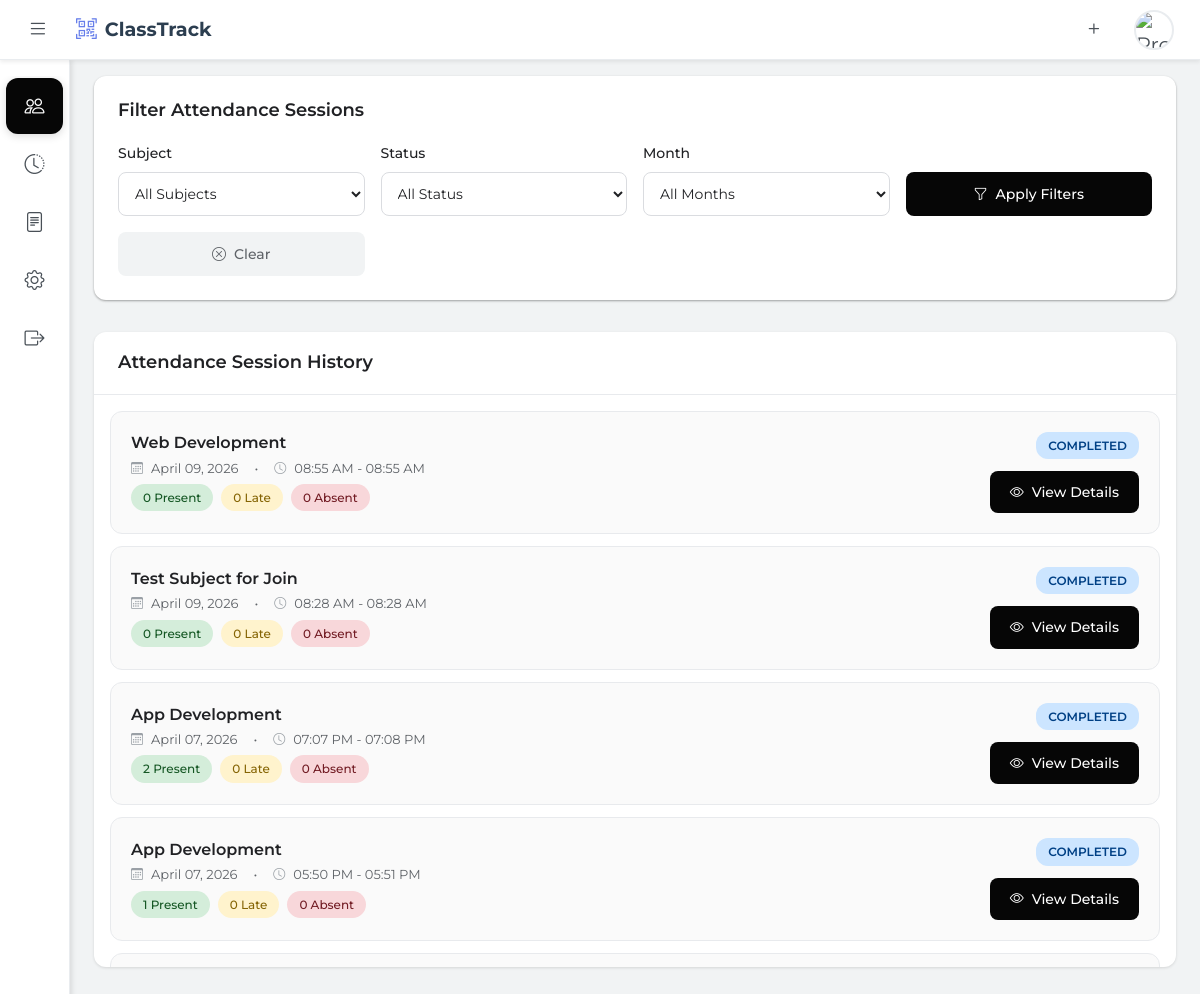
The page /teacher/attendance_session_history.php (signed in) on the database its author committed.
### tables this page shows
CREATE TABLE `attendancesessions` (
  `SessionID` int(11) NOT NULL,
  `SubjectID` int(11) NOT NULL,
  `SessionDate` date NOT NULL,
  `StartTime` time NOT NULL,
  `EndTime` time DEFAULT NULL,
  `Status` enum('Active','Closed') DEFAULT 'Active'
);

CREATE TABLE `subjects` (
  `SubjectID` int(11) NOT NULL,
  `SubjectCode` varchar(20) NOT NULL,
  `SubjectName` varchar(100) NOT NULL,
  `TeacherID` int(11) NOT NULL,
  `Schedule` varchar(100) DEFAULT NULL,
  `ClassName` varchar(100) NOT NULL,
  `SectionName` varchar(50) NOT NULL
);

### teacher/attendance_session_history.php (the view, shortened to what this page needs)
<?php
require_once '../config/database.php';
$user_id = $_SESSION['user_id'];
try {
    $teacher_stmt = $db->prepare("SELECT t.TeacherID FROM teachers t JOIN users u ON t.UserID = u.UserID WHERE u.UserID = ? AND u.Role = 'Teacher'");
    $teacher_stmt->execute([$user_id]);
    $teacher_data = $teacher_stmt->fetch(PDO::FETCH_ASSOC);
    $teacher_id = $teacher_data ? $teacher_data['TeacherID'] : null;
    $query = "SELECT
                s.SessionID,
                s.SubjectID,
                s.SessionDate,
                s.StartTime,
                s.EndTime,
                s.Status,
                sub.SubjectName,
                sub.SubjectCode,
                sub.ClassName,
                sub.SectionName,
                (SELECT COUNT(*) FROM enrollments e WHERE e.SubjectID = s.SubjectID) as total_students,
                (SELECT COUNT(*) FROM attendancerecords ar WHERE ar.SessionID = s.SessionID AND ar.AttendanceStatus = 'Present') as present_count,
                (SELECT COUNT(*) FROM attendancerecords ar WHERE ar.SessionID = s.SessionID AND ar.AttendanceStatus = 'Late') as late_count,
                (SELECT COUNT(*) FROM attendancerecords ar WHERE ar.SessionID = s.SessionID AND ar.AttendanceStatus = 'Absent') as absent_count
              FROM attendancesessions s
              JOIN subjects sub ON s.SubjectID = sub.SubjectID
              WHERE sub.TeacherID = ?
              ORDER BY s.SessionDate DESC, s.StartTime DESC";
    $stmt = $db->prepare($query);
    $stmt->execute([$teacher_id]);
    $sessions = $stmt->fetchAll(PDO::FETCH_ASSOC);
} catch(PDOException $e) {
    error_log("Database Error: " . $e->getMessage());
    $sessions = [];
    $subjects = [];
} catch(Exception $e) {
    error_log("Error: " . $e->getMessage());
    $sessions = [];
    $subjects = [];
}
function mapStatus($status) {
    return $status === 'Closed' ? 'Completed' : $status;
}
?>
<!DOCTYPE html>
<html lang="en">
<head>
    <link href="https://cdn.jsdelivr.net/npm/bootstrap@5.3.0/dist/css/bootstrap.min.css" rel="stylesheet">
    <link rel="stylesheet" href="https://cdn.jsdelivr.net/npm/bootstrap-icons@1.11.0/font/bootstrap-icons.css">
    <link rel="stylesheet" href="../assets/css/navbar.css">
    <link rel="stylesheet" href="../assets/css/sidebar.css">
    <link rel="stylesheet" href="../assets/css/attendance_session_history.css">
    <link rel="stylesheet" href="../assets/css/toast.css">
</head>
<body>
    <?php include '../assets/components/navbar.php'; ?>
    <?php include '../assets/components/sidebar.php'; ?>
    <main class="main-content">
        <div class="container-fluid session-history-container">
            <div class="filter-section">
                <div class="filter-container">
                    <div class="filter-header">
                        <h3 class="filter-title">Filter Attendance Sessions</h3>
                    </div>
                    <div class="filter-controls">
                        <div class="filter-group">
                            <label for="subjectFilter" class="filter-label">Subject</label>
                            <select id="subjectFilter" class="filter-select">
                                <option value="all">All Subjects</option>
                            </select>
                        </div>
                        <div class="filter-group">
                            <label for="statusFilter" class="filter-label">Status</label>
                            <select id="statusFilter" class="filter-select">
                                <option value="all">All Status</option>
                            </select>
                        </div>
                        <div class="filter-group">
                            <label for="monthFilter" class="filter-label">Month</label>
                            <select id="monthFilter" class="filter-select">
                                <option value="all">All Months</option>
                            </select>
                        </div>
                        <button class="btn-filter-apply" onclick="applyFilters()">
                            <i class="bi bi-funnel me-2"></i>Apply Filters
                        </button>
                        <button class="btn-filter-clear" onclick="clearFilters()">
                            <i class="bi bi-x-circle me-2"></i>Clear
                        </button>
                    </div>
                </div>
            </div>
            <div class="sessions-section">
                <div class="section-header">
                    <h3>Attendance Session History</h3>
                </div>
                <div class="sessions-list" id="listView">
                    <?php if (empty($sessions)): ?>
                        <div class="empty-state-container">
                            <div class="empty-state-message">
                                <div class="empty-state-icon">
                                    <i class="bi bi-clock-history"></i>
                                </div>
                                <h3 class="empty-state-title">No Sessions Found</h3>
                                <p class="empty-state-description">No attendance sessions have been conducted yet. Go to your dashboard and start an attendance session for any of your classes to see session history.</p>
                            </div>
                        </div>
                    <?php else: ?>
                        <?php foreach ($sessions as $session): ?>
                        <div class="session-item" data-subject-id="<?php echo $session['SubjectID']; ?>" data-status="<?php echo mapStatus($session['Status']); ?>" data-date="<?php echo $session['SessionDate']; ?>">
                            <div class="session-info">
                                <h4 class="session-subject"><?php echo htmlspecialchars($session['SubjectName']); ?></h4>
                                <p class="session-details">
                                    <i class="bi bi-calendar3"></i> <?php echo date('F d, Y', strtotime($session['SessionDate'])); ?>
                                    <span class="mx-2">•</span>
                                    <i class="bi bi-clock"></i> <?php echo date('h:i A', strtotime($session['StartTime'])); ?> - <?php echo date('h:i A', strtotime($session['EndTime'])); ?>
                                </p>
                                <div class="session-stats">
                                    <span class="stat-badge present"><?php echo $session['present_count']; ?> Present</span>
                                    <span class="stat-badge late"><?php echo $session['late_count']; ?> Late</span>
                                    <span class="stat-badge absent"><?php echo $session['absent_count']; ?> Absent</span>
                                </div>
                            </div>
                            <div class="session-actions">
                                <span class="status-badge <?php echo strtolower(mapStatus($session['Status'])); ?>"><?php echo mapStatus($session['Status']); ?></span>
                                <button class="btn-view-details" onclick="viewSessionDetails(<?php echo $session['SessionID']; ?>)">
                                    <i class="bi bi-eye me-2"></i>View Details
                                </button>
                            </div>
                        </div>
                        <?php endforeach; ?>
                    <?php endif; ?>
                </div>
            </div>
        </div>
    </main>
</body>
</html>

### rows shown on the page
attendancesessions: SubjectID.SubjectName "Web Development", SessionDate "April 09, 2026", StartTime "08:55 AM", EndTime "08:55 AM", present_count "0", late_count "0", absent_count "0", Status "COMPLETED"
attendancesessions: SubjectID.SubjectName "Test Subject for Join", SessionDate "April 09, 2026", StartTime "08:28 AM", EndTime "08:28 AM", present_count "0", late_count "0", absent_count "0", Status "COMPLETED"
attendancesessions: SubjectID.SubjectName "App Development", SessionDate "April 07, 2026", StartTime "07:07 PM", EndTime "07:08 PM", present_count "2", late_count "0", absent_count "0", Status "COMPLETED"
attendancesessions: SubjectID.SubjectName "App Development", SessionDate "April 07, 2026", StartTime "05:50 PM", EndTime "05:51 PM", present_count "1", late_count "0", absent_count "0", Status "COMPLETED"
